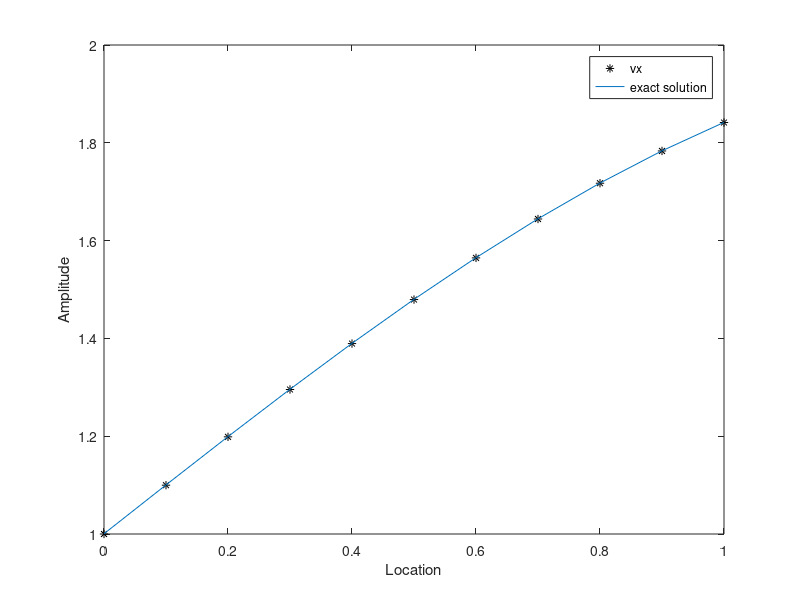

Recreate this plot in MATLAB.
%----------------------------------------%
% Method of manufactured solutions       %
% mom eqn                                %
% dvx/dt + dvx/dx = 0                    %
% rlbarnett c3149416 230318              %
%----------------------------------------%

%------
% temporal domain %
%------
tmin = 0;

% max number of iterations -- keep constant
nmax = 2000;

% temporal step
dt = 1.0/nmax;

% time axis
tax = linspace(tmin,nmax*dt,nmax);

%------
% spatial domain %
%------
xmin = 0;
xmax = 1.0;

% spatial step and axis
dx = logspace(-5,-1,5);

% coefficients for source term s = a + sin(x + ct)
a = 1.0;
c = 1.0;

%%
%-------------------------------------------------------------------------%
% Manufactured solution U(t,x) = sin(x-t)                                 %
% dU/dt = -cos(x-t); d/dx(U^2/2) = -(1/2)sin(2(t-x))                      %
%-------------------------------------------------------------------------%

% diffusion term multiplier
nu = 0.0;

l_sec = zeros(1,length(dx));
l_inf = zeros(1,length(dx));

for kk=1:length(dx)
    
    npts = round(1 + (xmax - xmin)/dx(kk));
    xax = linspace(xmin,xmax,npts);
    
    % initial conditions
    source = zeros(1,npts);
    vx = zeros(1,npts);
    vx_new = a + sin(xax) + source;
    
    for ii=1

        % exact solution
        ex_sol = a + sin(xax + c*dt*ii);

        vx = vx_new;

        for jj=2:npts-1

            source(1,jj) = c*cos(c*ii*dt + xax(jj)) + (a + sin(xax(jj) + ii*dt*c))*cos(xax(jj) + c*ii*dt) + nu*sin(xax(jj) + c*ii*dt); 

            vx_new(1,jj) = vx(1,jj) - ((dt)/(2.0*dx(kk)))*((vx(1,jj+1)^2)/2 - (vx(1,jj-1)^2)/2) +...
                ((nu*dt)/(dx(kk)^2))*(vx(1,jj+1) - 2.0*vx(1,jj) + vx(1,jj-1)) + dt*source(1,jj);
        end

        % boundary conditions
        vx_new(1,end) = a + sin(xmax + c*dt*ii);
        vx_new(1,1) = a + sin(c*dt*ii);
        
        l_inf(1,kk) = abs(max(vx_new - ex_sol));
        l_sec(1,kk) = rms(vx_new - ex_sol);

    end
    
end


%%
%------ 
% plot solution %
%------

figure(1)
plot(xax, vx, '*k')
hold on
plot(xax, ex_sol)
xlabel('Location')
ylabel('Amplitude')
legend('vx', 'exact solution')
hold off
